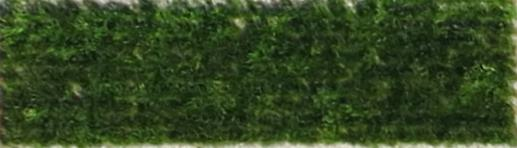
#> input picture BachlorProjekt/scripts/cropping/cropped_no_resize/180514_Bj_185.jpeg, 517 x 148 px; its folder holds 4 pictures in this run
$ jupyter execute --allow-errors Crop1.ipynb   (older library calls are emulated)
#> lines starting #> are read from the running program, lines starting #| are printed output that depends on the picture
### BachlorProjekt/scripts/cropping/load_read_name_extractor.py
import glob
import numpy as np
from skimage.io import imread
import os

#Load all pictures in the folder
def read_img(img_list, img):
    n = imread(img)
    img_list.append(n)
    return img_list
def load_name_and_img(path):
    names = glob.glob(path)
    img_list_names = []
    img_list= []
    cv_image = [read_img(img_list, img) for img in names]
#> in read_img, n is the input picture: shape (148, 517, 3); mean R, G, B 50.4, 69.5, 33
#> call 2 of read_img, with img = 'cropped_no_resize/180514_Bj_231.jpeg'
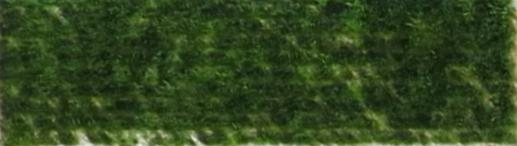
#> input picture BachlorProjekt/scripts/cropping/cropped_no_resize/180514_Bj_231.jpeg, 517 x 146 px
#> in read_img, n is the input picture: shape (146, 517, 3); mean R, G, B 49.1, 69.4, 30.8
#> call 3 of read_img, with img = 'cropped_no_resize/180514_Min_347.jpeg'
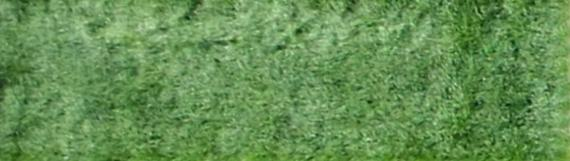
#> input picture BachlorProjekt/scripts/cropping/cropped_no_resize/180514_Min_347.jpeg, 570 x 161 px
#> in read_img, n is the input picture: shape (161, 570, 3); mean R, G, B 101, 144.8, 83.5
#> call 4 of read_img, with img = 'cropped_no_resize/180523_Min_421.jpeg'
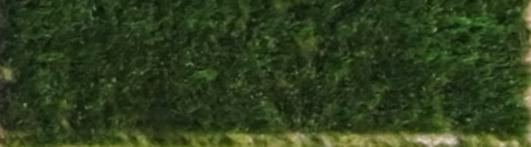
#> input picture BachlorProjekt/scripts/cropping/cropped_no_resize/180523_Min_421.jpeg, 531 x 147 px
#> in read_img, n is the input picture: shape (147, 531, 3); mean R, G, B 46.8, 62.8, 29.9
#> cv_image = 4 items
    return img_list, names
# [16 lines left out: function it_name_extract_labels_from_img, not called in this run]

def it_name_extract_labels_from_img_jpeg(names):
    plots = []
    temp = []

    for i in range(len(names)):
        t0=0
        t1=0
        name_t = os.path.basename(names[i])
        _counter = 0
        #name_t = name_t.replace(".tif", "")
        for j in range(1,len(name_t)):
            if (names[i][-j] == "_"):
                if (_counter == 1):
                    temp.append(name_t[-(j-1):len(name_t)].replace(".jpeg", ""))
                    break
                _counter = _counter +1
        temp.append(name_t.replace("_"+ temp[0] + ".jpeg", ""))
        t0 = temp[0]
        t1= temp[1]

        temp[0] = t1
        temp[1] = t0

        plots.append(temp)
        temp = []
    return plots
# [20 lines left out: functions save_in_txt, it_name_extract_labels_from_img_jpeg_old, not called in this run]

### BachlorProjekt/scripts/cropping/Crop1.ipynb
[cell 1]
import matplotlib.pyplot as plt
from skimage import io
from skimage import color
from skimage.transform import resize
import math
from skimage.feature import hog
import numpy as np
import glob
import os

#importing required libraries
from skimage.io import imread
from skimage.transform import resize
from skimage.feature import hog
from skimage import exposure
import matplotlib.pyplot as plt

import cv2  # importing cv
import imutils
import load_read_name_extractor as lrne

[cell 2]
# [40 lines left out: functions fix_mask, top_pix, buttom_pix, left_pix, right_pix, instanciate, not called in this run]

[cell 3]
# [60 lines left out: functions find_left_corner, find_right_corner, it_rotate_img, it_crop_img, it_hog, not called in this run]

def save_img_list(img_list, path, names): #save pictures loaded from tif og Flights folder
    for i in range (len(img_list)):
        #swaped the index of names for use after crop. THis might give problems later on
        try:
            plt.imsave(path + names[i][0] + "_" + names[i][1] + '.jpeg', np.ascontiguousarray(img_list[i]))
        except Exception as e:
                print('Save Failure On: ' + names[i][1] + "_" + names[i][0] + '\n' + 'With Failure: ' + str(e))
    print("Images Saved")

# [8 lines left out: function save_img_list_jpeg, not called in this run]

def reshape(img_list, names):
    r,c = find_max_img_size(img_list)
    for i in range(len(img_list)):
        try:
            img_list[i] = cv2.resize(img_list[i], (c, r))
        except Exception as e:
            print("Reshape Failure On: " + names[i] + '\n' + 'With Failure: ' + str(e))
    return img_list

def find_mean_shape(img_list):
    n = len(img_list)
    mean_c = 0
    mean_r = 0
    for i in range(n):
        mean_r += img_list[i].shape[0]
        mean_c += img_list[i].shape[1]

    return int(np.floor((mean_r/n)/8)*8), int(np.floor((mean_c/n)/8)*8)

def find_min_img_size(img_list):
    areas = [pic.shape[0] * pic.shape[0] for pic in img_list]
    smallest_index = areas.index(min(areas))
    smallest_image = img_list[smallest_index]
    return smallest_image.shape[0], smallest_image.shape[1]

def find_max_img_size(img_list):
    areas = [pic.shape[0] * pic.shape[0] for pic in img_list]
    highest_index = areas.index(max(areas))
    biggest_image = img_list[highest_index]
    return biggest_image.shape[0], biggest_image.shape[1]

# [15 lines left out: function find_posible_hog, not called in this run]

[cell 4]
img_list, names = lrne.load_name_and_img('cropped_no_resize/*.jpeg')
#> img_list = 4 items; names = ['cropped_no_resize/180514_Bj_185.jpeg', 'cropped_no_resize/180514_Bj_231.jpeg', 'cropped_no_resize/180514_Min_347.jpeg', 'cropped_no_resize/180523_Min_421.jpeg']
print(len(img_list))
#| 4
names[0]
#> Out = 'cropped_no_resize/180514_Bj_185.jpeg'

[cell 5]
print(find_mean_shape(img_list))
#> in find_mean_shape, `n = len(img_list)`: n = 4
#| (144, 528)
print(find_min_img_size(img_list))
#> in find_min_img_size, `areas = [pic.shape[0] * pic.shape[0] for pic in img_list]`: areas = [21904, 21316, 25921, 21609]
#> in find_min_img_size, `smallest_index = areas.index(min(areas))`: smallest_index = 1
#| (146, 517)
print(find_max_img_size(img_list))
#> in find_max_img_size, `areas = [pic.shape[0] * pic.shape[0] for pic in img_list]`: areas = [21904, 21316, 25921, 21609]
#> in find_max_img_size, `highest_index = areas.index(max(areas))`: highest_index = 2
#| (161, 570)

[cell 6]
list_test = lrne.it_name_extract_labels_from_img_jpeg(names)
#> the loop in it_name_extract_labels_from_img_jpeg, `for i in range(len(names)):` made 4 passes
#> (t0, t1) on passes 1 to 4: ('Bj_185', '180514'), ('Bj_231', '180514'), ('Min_347', '180514'), ('Min_421', '180523')
#> after the loop in it_name_extract_labels_from_img_jpeg, `for i in range(len(names)):`: plots = [['180514', 'Bj_185'], ['180514', 'Bj_231'], ['180514', 'Min_347'], ['180523', 'Min_421']]
#> list_test has the same summary as plots in it_name_extract_labels_from_img_jpeg

[cell 7]
print(list_test[0])
#| ['180514', 'Bj_185']

[cell 8]
def it_process(img_list, names):
    #img_list = it_rotate_img(img_list, names)
    #img_list = it_crop_img(img_list)
    img_list = reshape(img_list, names)
#> in reshape, `r,c = find_max_img_size(img_list)`: r = 161; c = 570
#> the loop in reshape, `for i in range(len(img_list)):` made 4 passes
#> after the loop in reshape, `for i in range(len(img_list)):`: img_list = 4 items
    name_list = lrne.it_name_extract_labels_from_img_jpeg(names)
    save_img_list(img_list, "cropped_max/", name_list)
it_process(img_list, names)
#> the loop in it_name_extract_labels_from_img_jpeg (call 2), `for i in range(len(names)):` made 4 passes
#> in it_process, `name_list = lrne.it_name_extract_labels_from_img_jpeg(names)`: name_list has the same summary as plots in it_name_extract_labels_from_img_jpeg
#> the loop in save_img_list, `for i in range (len(img_list)):` made 4 passes
